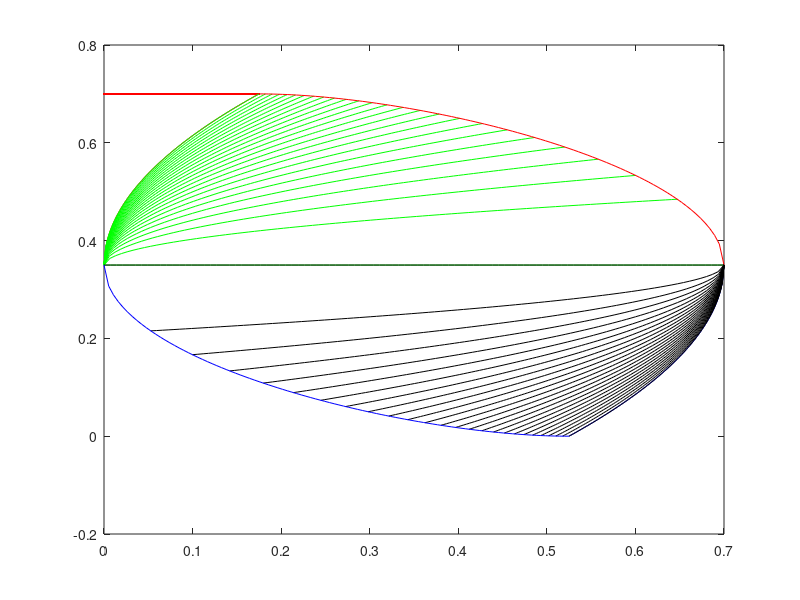

Recreate this plot in MATLAB.
%%Function that draws shocks and expansion fans
function Shock
%%Define Constants
alpha=0.5;
Sr=0.35;
zin=0.7;
psimin=(alpha-1)*zin.^2/4;
xia=0;
xib=-(psimin/Sr);
xic=-(4*psimin)/Sr;
xid=-(3*psimin)/Sr;

%%define storage for functions


%%Define zmap functions for up and down domains
function zup = zup(alpha,zin,psiz)
zup=((1-alpha)*zin+sqrt((((1-alpha)*zin).^2)+4*(1-alpha)*psiz))/(2*(1-alpha));
end

function zdown = zdown(alpha,zin,psiz)
zdown= ((1-alpha)*zin-sqrt((((1-alpha)*zin).^2)+4*(1-alpha)*psiz))/(2*(1-alpha));
end


%% Zinv shock
x=linspace(0,xib);
psi1=0;
zup1=zup(alpha,zin,psi1);

plot(x,zup1,'r');
hold on

%% Up expansion fan
x=linspace(xia,xib);
xi=linspace(xia,xib);
psi2= psimin + Sr*xi;
zup2=zup(alpha,zin,psi2);

plot(x,zup2,'r');
hold on;

for phi=0.5:0.02:1
x=linspace(xia,-(psimin)/(Sr*phi.^2));
xi=linspace(0,-(psimin)/(Sr*phi.^2));
psiup= psimin+Sr*(2*phi-1)*xi;
zupchar=zup(alpha,zin,psiup);
plot(x,zupchar,'g');
hold on;
end

x=linspace(xib,xic);
xi=linspace(xib,xic);
psi3= psimin -Sr*(xi)+2*sqrt(-psimin)*sqrt(Sr*xi);
zup3=zup(alpha,zin,psi3);
plot(x,zup3,'r');
hold on

%down expansion fan
x=linspace(xic,xid);
xi=linspace(xic,xid);
psi4= psimin+ Sr*(xic-xi);
zdown1=zdown(alpha,zin,psi4);
plot(x,zdown1,'b');
hold on ;

for phi=0:0.02:0.5
x=linspace(xic,xic + psimin/(Sr*(1-phi).^2));
xi=linspace(xic,xic + psimin/(Sr*(1-phi).^2));
psidown= psimin+Sr*(2*phi-1)*(xi-xic);
zdownchar=zdown(alpha,zin,psidown);
plot(x,zdownchar,'k');
hold on;
end

x=linspace(xid,xia);
xi=linspace(xid,xia);
psi5 = psimin - Sr*(xic-xi)+2*sqrt(-psimin)*sqrt(Sr*(xic-xi));
zdown2=zdown(alpha,zin,psi5);
plot(x,zdown2,'b');
hold on;

end



